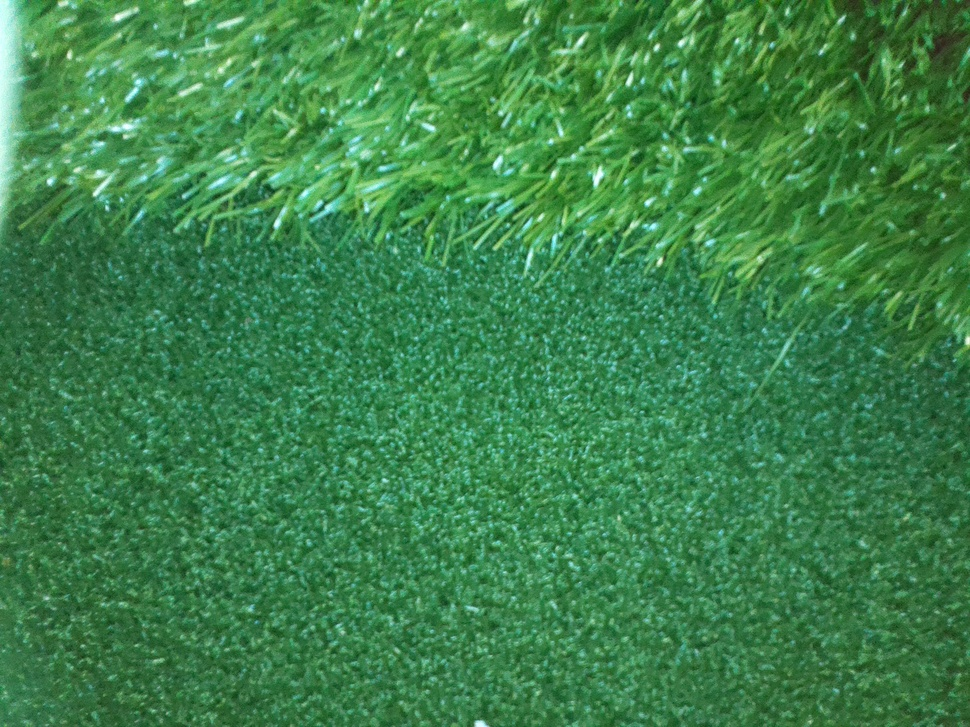
#> input picture Vision Subsystem/EdgePictures/edge1.jpg, 970 x 727 px, shrunk from 2592 x 1944 before the run, found by its file name
$ python greenDetector.py
#> lines starting #> are read from the running program, lines starting #| are printed output that depends on the picture; after the words box and inside, x2 and y2 are one past the last pixel; in counts of white or black regions, pixels touching at a corner belong together
#> further down, rawImg is the input picture: shape (727, 970, 3); mean B, G, R 75.5, 130.4, 59.9
import time
import math
import numpy as np
import matplotlib.pyplot as plt
import cv2
from skimage.feature import local_binary_pattern


import os
# [116 lines left out: functions greenClassifier, greenEdgeDetector, create_gaborfilters, extract_lbp_features, lbpClassifier, not called in this run]
def colorGreenEdgeDetector(img):
    """
        Convert RGB to HSL and threshold to binary image using S channel
        """
    # 1. Convert the image from RGB to HSL
    # 2. Apply threshold on S channel to get binary image
    # Hint: threshold on H to remove green grass
    blur = cv2.GaussianBlur(img, (5, 5), cv2.BORDER_DEFAULT)
    # 1 - Convert image from RGB to HSL
    hsl_img = cv2.cvtColor(blur, cv2.COLOR_BGR2HLS)
#> hsl_img: shape (727, 970, 3); mean of channels 0, 1, 2 66.4, 94.6, 101.7

    shape = hsl_img.shape
    print(shape)
#| (727, 970, 3)
    numPixels = shape[0] * shape[1]

    # hue threshold with a range of +/- 10
    rough_filter_hue = cv2.inRange(hsl_img[:, :, 0], 88, 108)
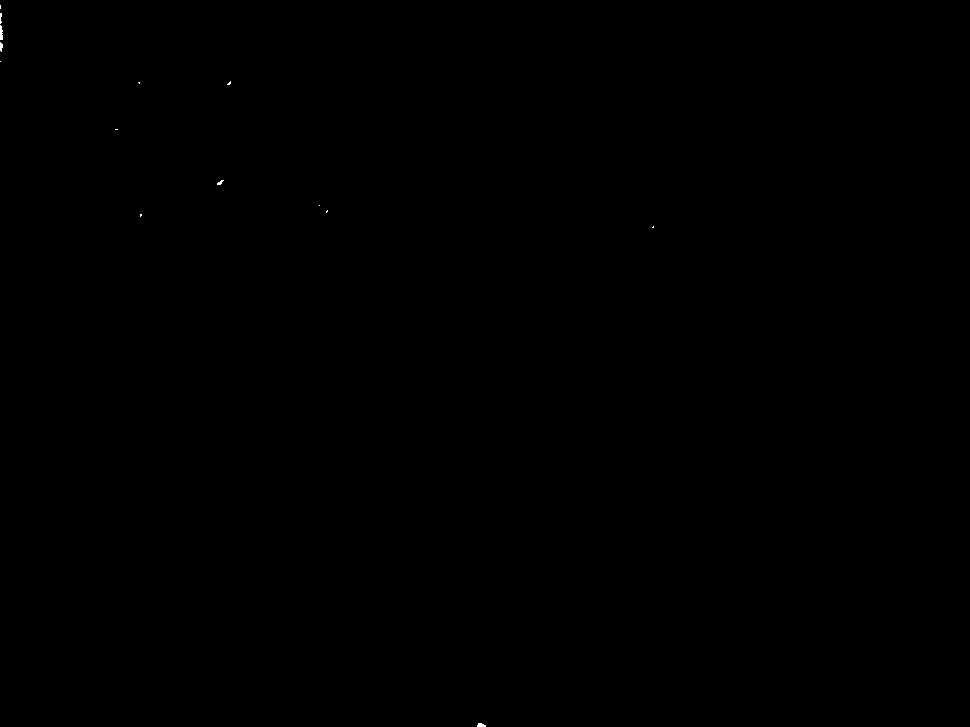
#> rough_filter_hue: shape (727, 970); 0.02% white; 14 white regions (11 under 20 px), largest, box (x1, y1, x2, y2) and area: (0, 25, 3, 40) 37, (477, 723, 486, 727) 28, (0, 42, 3, 52) 22

    # saturation threshold with a range of +/- 10%
    rough_filter_sat = cv2.inRange(hsl_img[:, :, 1], 54, 74)
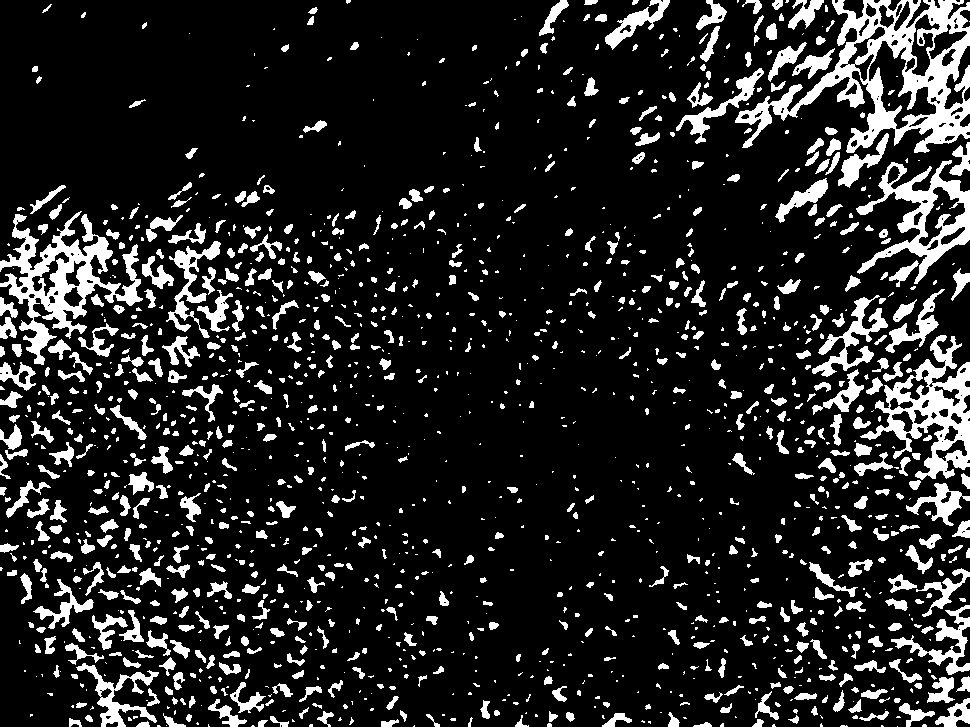
#> rough_filter_sat: shape (727, 970); 14.4% white; 1558 white regions (826 under 20 px), largest, box (x1, y1, x2, y2) and area: (735, 0, 970, 153) 11677, (0, 211, 143, 365) 6836, (860, 335, 970, 480) 5584

    # lightness threshold with a range of +/- 5%
    rough_filter_light = cv2.inRange(hsl_img[:, :, 2], 48, 58)
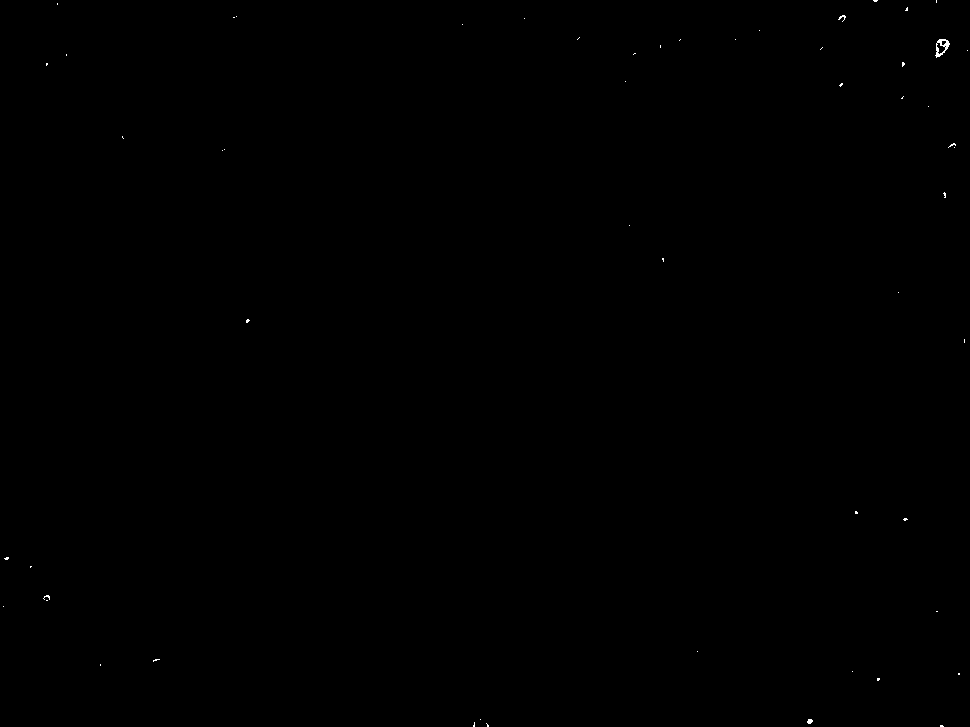
#> rough_filter_light: shape (727, 970); 0.06% white in thin lines or dots

    # combine the three thresholds using bitwise AND
    edge_filter = cv2.bitwise_and(rough_filter_hue, rough_filter_sat)
#> edge_filter: shape (727, 970); every value is 0
    edge_filter = cv2.bitwise_and(edge_filter, rough_filter_light)

    print(edge_filter)
#> (printed output is left out)
    # 3 - Dilate area a little to coincide with sobel output later down the pipeline
    yw_mask = edge_filter / 255  # Convert 0-255 to 0-1
#> yw_mask: shape (727, 970) float64; every value is 0

    dilate_element = cv2.getStructuringElement(cv2.MORPH_RECT, (7, 7))
    maskedImg = cv2.dilate(yw_mask, dilate_element)
    print(maskedImg)
#> (printed output is left out)
    ####
    xCoor, yCoor = np.where(maskedImg == 1)
#> xCoor = empty array; yCoor = empty array
    print(len(xCoor), numPixels)
#| 0 705190
    if len(xCoor) < numPixels * 0.75:
        print("Green Edge Detected")
        return True
    else:
        return False
    # return yw_mask
if __name__ == "__main__":
    #greenClassifier()
    rawImg = cv2.imread("EdgePictures\edge1.jpg")
    plt.imshow(rawImg)
    plt.show()
    # greenEdgeDetector(rawImg)
    colorGreenEdgeDetector(rawImg)

$ run again, with Vision Subsystem/EdgePictures/edge2.jpg copied over Vision Subsystem/EdgePictures/edge1.jpg
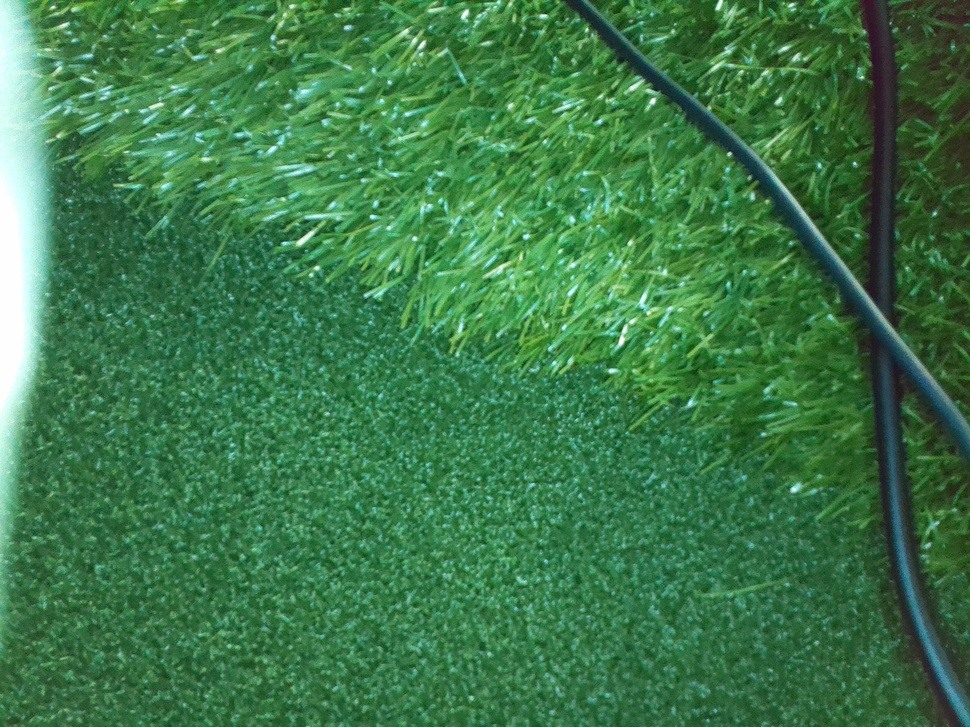
#> input picture Vision Subsystem/EdgePictures/edge2.jpg, 970 x 727 px, shrunk from 2592 x 1944 before the run, found by its file name
#> rawImg is the input picture: shape (727, 970, 3); mean B, G, R 73.9, 121.6, 60.2
#> hsl_img: shape (727, 970, 3); mean of channels 0, 1, 2 66.7, 90.4, 96.6
#| (727, 970, 3)
#> in colorGreenEdgeDetector, `rough_filter_hue = cv2.inRange(hsl_img[:, :, 0], 88, 108)`:
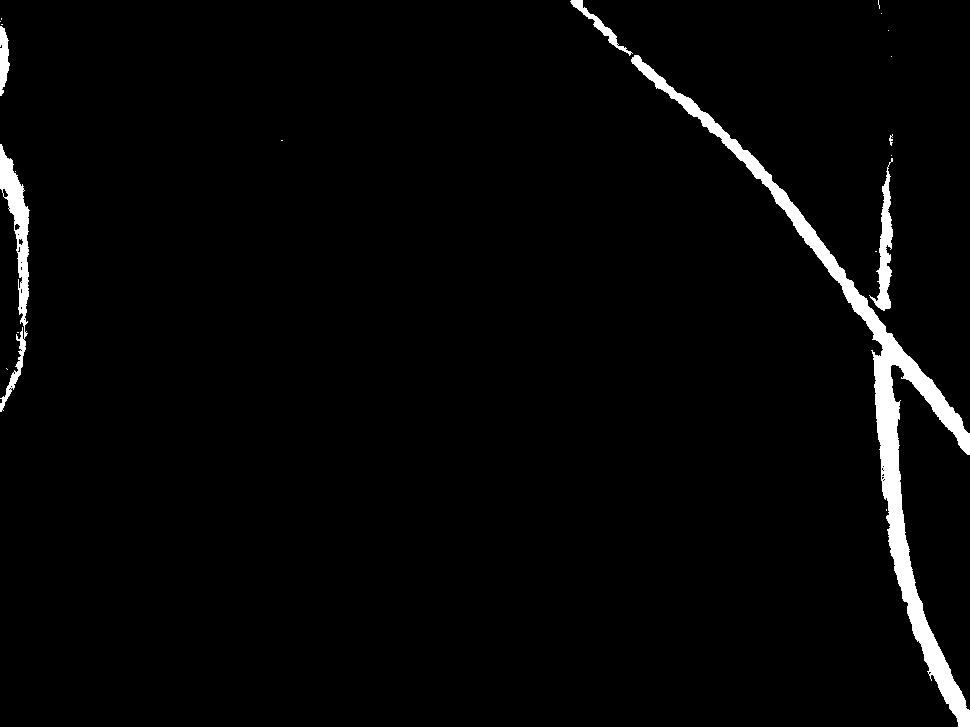
#> rough_filter_hue: shape (727, 970); 2.6% white; 20 white regions (14 under 20 px), largest, box (x1, y1, x2, y2) and area: (631, 55, 970, 727) 13467, (0, 144, 30, 412) 2542, (869, 158, 893, 311) 1316, (570, 0, 633, 56) 502, (0, 26, 10, 96) 475, (889, 134, 893, 146) 26
#> rough_filter_sat: shape (727, 970); 21.6% white; 1533 white regions (848 under 20 px), largest, box (x1, y1, x2, y2) and area: (555, 0, 939, 727) 32505, (731, 0, 970, 423) 17675, (882, 361, 970, 727) 9912
#> rough_filter_light: shape (727, 970); 1.1% white in thin lines or dots
#> (printed output is left out)
#> yw_mask: shape (727, 970) float64; values 0 (black) and 1 (white), 0.03% white in thin lines or dots, all inside (x1, y1, x2, y2) = (732, 151, 959, 721)
#> in colorGreenEdgeDetector, `maskedImg = cv2.dilate(yw_mask, dilate_element)`:
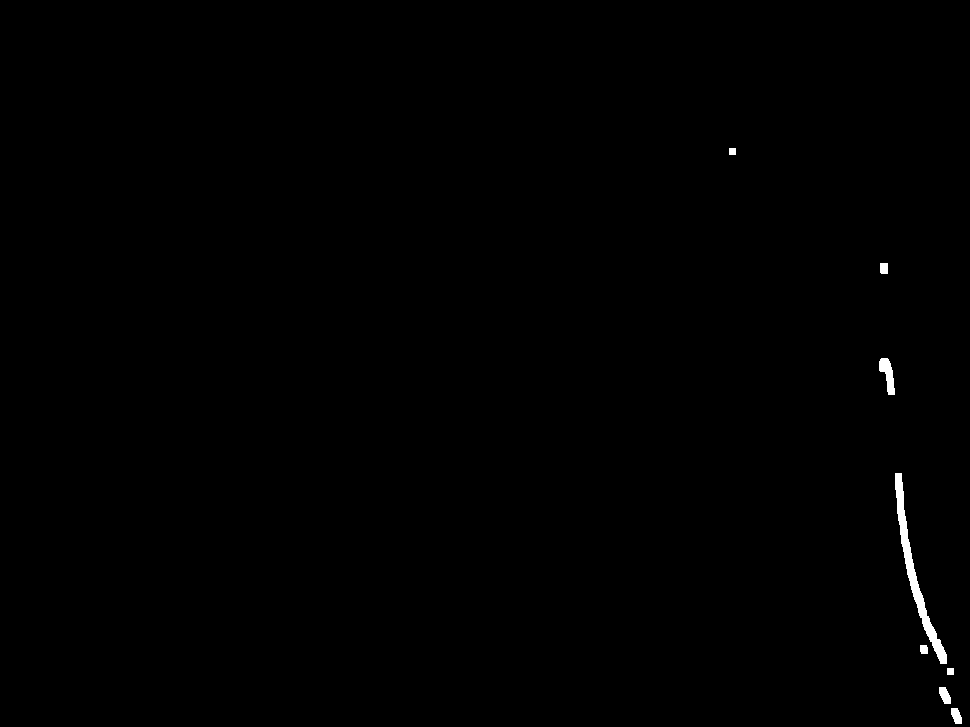
#> maskedImg: shape (727, 970) float64; values 0 (black) and 1 (white), 0.35% white; 8 white regions, largest, box (x1, y1, x2, y2) and area: (895, 473, 947, 664) 1593, (879, 358, 895, 395) 331, (939, 687, 951, 704) 144
#> (printed output is left out)
#> xCoor = 2452 values from 148 to 723; yCoor = 2452 values, max 961 at index 2404, min 729 at index 0, mean 911.4
#| 2452 705190

$ run again, with Vision Subsystem/EdgePictures/edge3.jpg copied over Vision Subsystem/EdgePictures/edge1.jpg
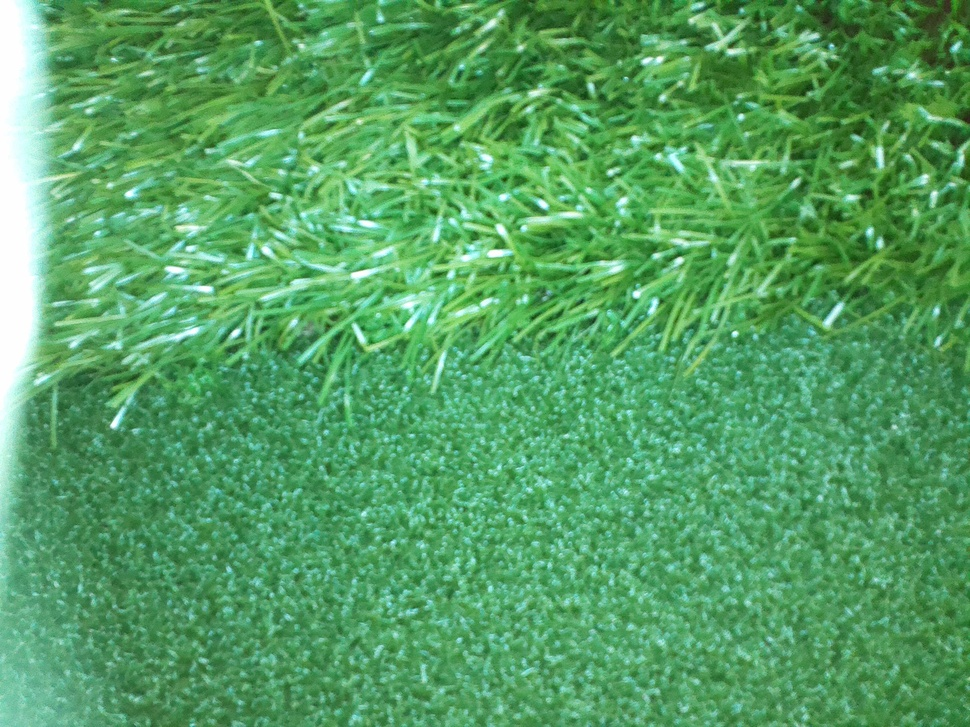
#> input picture Vision Subsystem/EdgePictures/edge3.jpg, 970 x 727 px, shrunk from 2592 x 1944 before the run, found by its file name
#> rawImg is the input picture: shape (727, 970, 3); mean B, G, R 100, 160.7, 84.9
#> hsl_img: shape (727, 970, 3); mean of channels 0, 1, 2 65.3, 121.9, 97
#| (727, 970, 3)
#> in colorGreenEdgeDetector, `rough_filter_hue = cv2.inRange(hsl_img[:, :, 0], 88, 108)`:
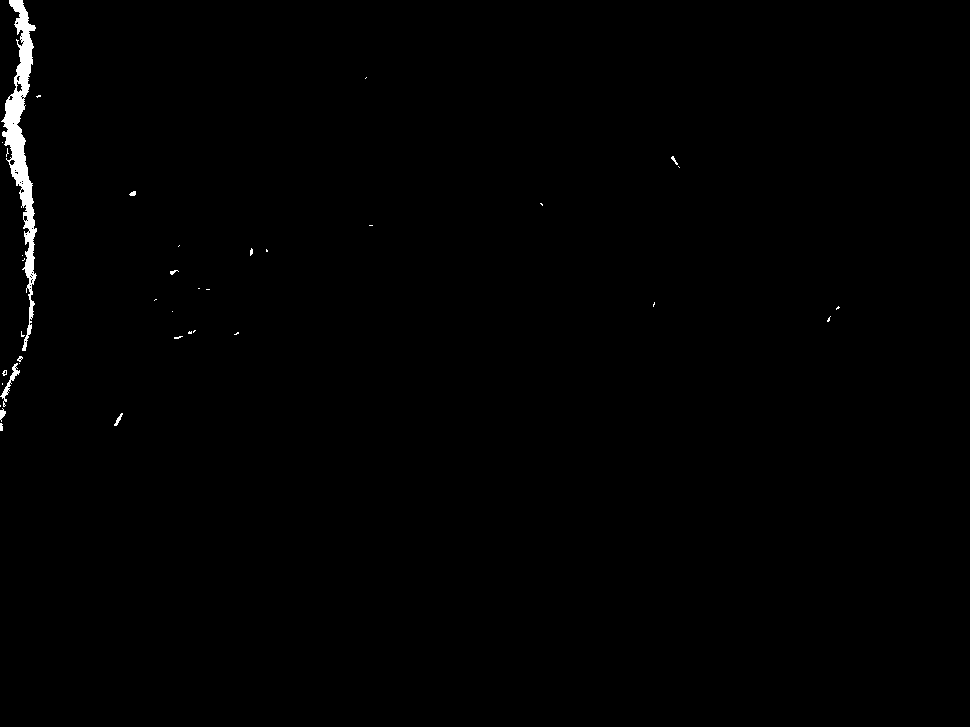
#> rough_filter_hue: shape (727, 970); 0.62% white; 37 white regions (28 under 20 px), largest, box (x1, y1, x2, y2) and area: (1, 0, 37, 351) 3797, (0, 363, 20, 407) 179, (0, 408, 6, 422) 46
#> in colorGreenEdgeDetector, `rough_filter_sat = cv2.inRange(hsl_img[:, :, 1], 54, 74)`:
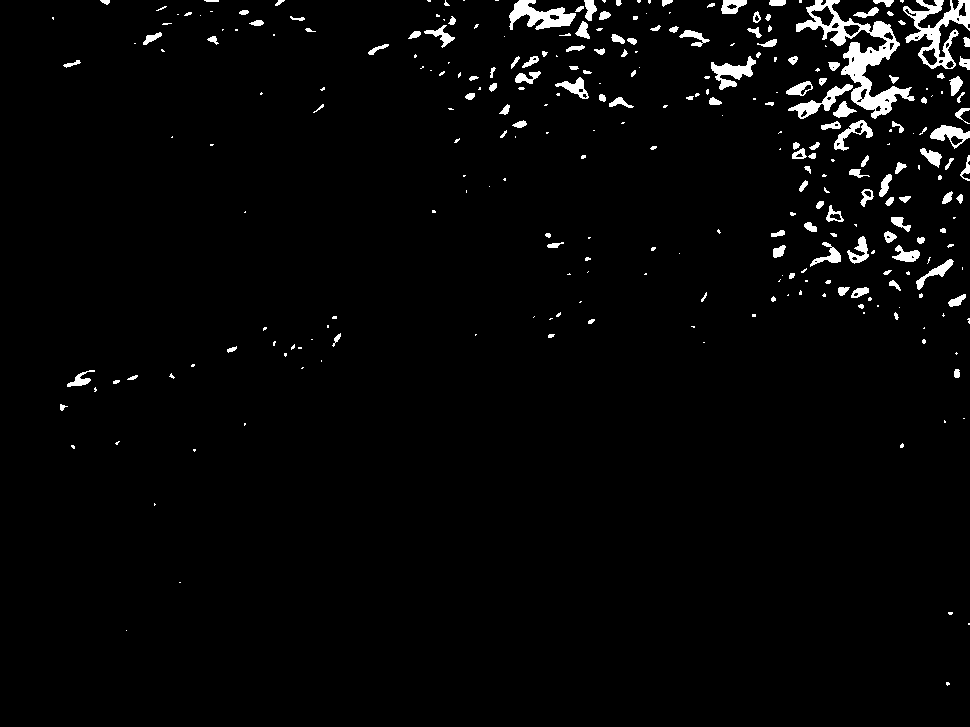
#> rough_filter_sat: shape (727, 970); 2.7% white; 292 white regions (151 under 20 px), largest, box (x1, y1, x2, y2) and area: (796, 0, 915, 119) 3482, (903, 0, 970, 69) 1741, (509, 0, 576, 30) 1019
#> rough_filter_light: shape (727, 970); 0.03% white in thin lines or dots, all inside (x1, y1, x2, y2) = (89, 9, 965, 633)
#> edge_filter: shape (727, 970); every value is 0
#> (printed output is left out)
#> yw_mask: shape (727, 970) float64; every value is 0
#> (printed output is left out)
#> xCoor = empty array
#| 0 705190
